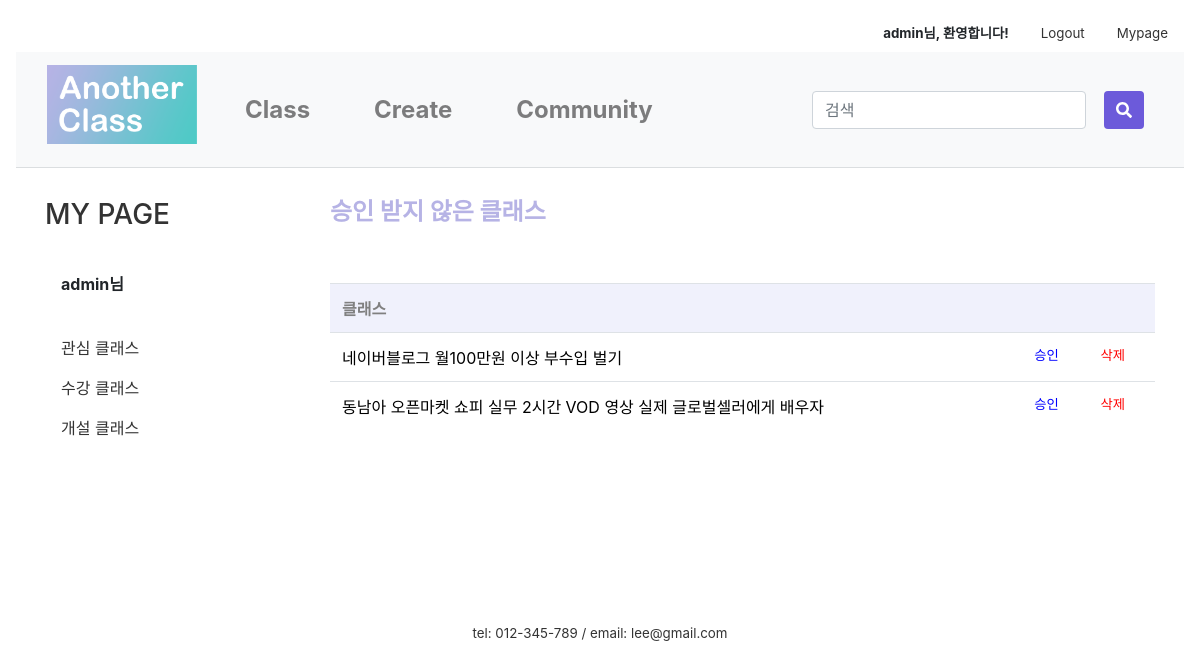
/mypage/permit/ (signed in), run on an earlier commit of the app's database.
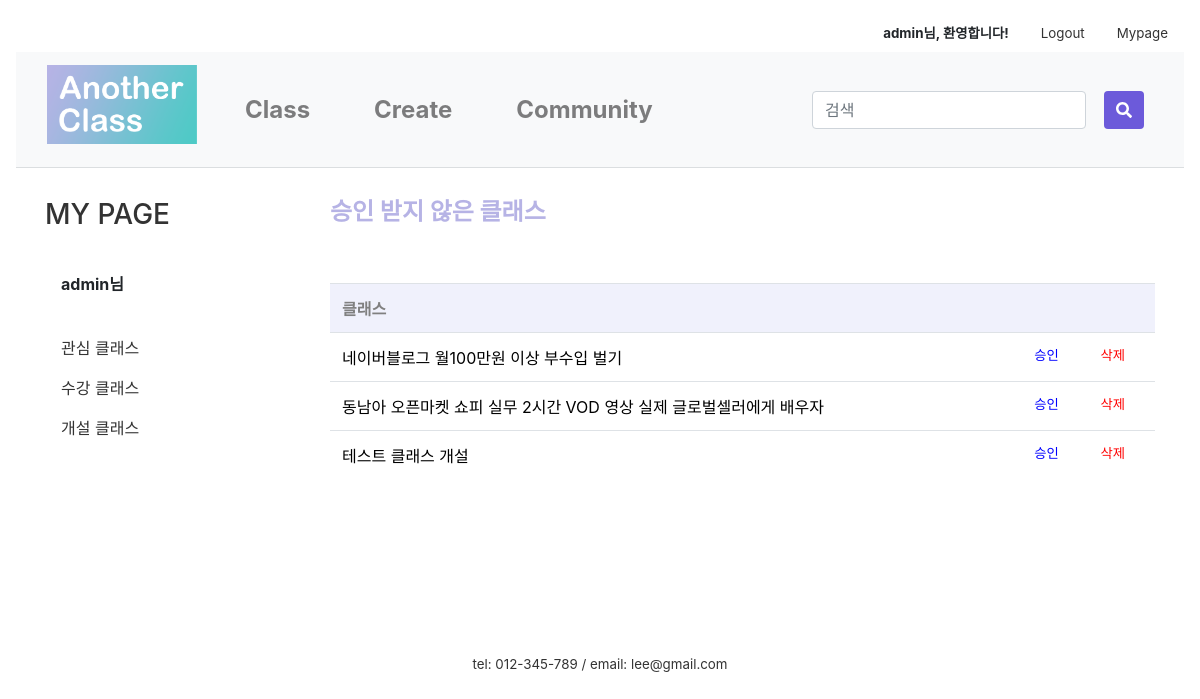
And on a later commit of the database.
### firstApp/models.py (models this page shows, shortened)
class Class(models.Model):
    author = models.ForeignKey(settings.AUTH_USER_MODEL, on_delete=models.CASCADE, default=1)
    title = models.CharField(max_length=50)
    tutor = models.CharField(max_length=10)
    tutor_photo = ProcessedImageField(upload_to="tutor", processors=[ResizeToFill(300,300)], default='')
    tutor_insta = models.CharField(null=True, blank=True, max_length=50, default='')
    tutor_blog = models.CharField(null=True, blank=True, max_length=50, default='')
    tutor_youtube = models.CharField(null=True, blank=True, max_length=50, default='')
    category = models.ForeignKey('firstApp.Category', on_delete=models.CASCADE, default=1, related_name='category')
    area = models.ForeignKey('firstApp.Area', on_delete=models.CASCADE, default=1)
    photo = ProcessedImageField(upload_to="class", processors=[ResizeToFill(600,450)], default='')
    body = RichTextUploadingField(default='')
    tutor_body = RichTextUploadingField(default='')
    price = models.CharField(max_length=10)
    time = models.CharField(max_length=5)
    level = models.ForeignKey('firstApp.Level', on_delete=models.CASCADE, default=1, related_name='level')
    mode = models.ForeignKey('firstApp.Mode', on_delete=models.CASCADE, default=1, related_name='mode')
    in_min = models.PositiveIntegerField(null=True, blank=True, default='1')
    in_max = models.PositiveIntegerField(null=True, blank=True, default='1')
    like_user = models.ManyToManyField(settings.AUTH_USER_MODEL, blank=True, related_name='like_class')
    like_count = models.PositiveIntegerField(default=0)
    on_sale = models.BooleanField(null=True, default=False)
    sale_price = models.CharField(null=True, blank=True, max_length=10)
    on_permission = models.BooleanField(null=True, default=False)
    class Meta:
        permissions = [
            ('can_permit', 'Can permit')
        ]

### firstApp/views.py (the view)
# urls.py: path('mypage/permit/', views.permit, name='permit'),
@login_required(login_url='/login/')
@permission_required('firstApp.can_permit')
def permit(request):
    classs = Class.objects.filter(on_permission=False)
    return render(request, 'firstApp/permit_admin.html', {'classs':classs})

### firstApp/templates/firstApp/permit_admin.html (shortened to what this page needs)
{% extends 'firstApp/base.html' %}
{% load static %}
{% block content %}
{% if user.is_active %}
<link rel="stylesheet" href="{% static 'css/community.css' %}">
<link href="{% static 'css/apply_detail.css' %}" rel="stylesheet">
    <div class="container">
      <div class="row">
        <div class="col-sm-3">
          <div class="left-sidebar">
            <ul>
              <li>
								<a class= "nounderline" href="{% url 'mypage' %}"><h3>MY PAGE</h3></a>
							</li><br>
							<li data-toggle="tab">
								<a class="nav-link"><strong>{{user.username}}님</strong></a>
									<br>
									<li class="nav-item">
										<a class="nav-link" href="/mypage/mylike">관심 클래스</a>
									</li>
									<li class="nav-item">
									  <a class="nav-link" href="/mypage/myApply">수강 클래스</a>
									</li>
									<li class="nav-item">
									  <a class="nav-link" href="/mypage/myClass">개설 클래스</a>
									</li>
							</li>
						</ul>
          </div>
        </div>
          <div class="col-sm-9">
            <h4 class="my_page_title" style="font-weight:bold; color:#B6B3E5;">승인 받지 않은 클래스</h4><br><br>
            <table class="table">
              <tr>
                <th colspan="6">클래스</th>
              </tr>
              {% for class in classs %}
              <tr>
                <td>
                    <a colspan="6" class="a_underline" href="{% url 'product' class.id %}">{{ class.title }}</a>
                </td>
                  <td class="lighter"><a class="abc" style="color:blue;" onclick="return confirm('클래스를 승인하시겠습니까?')" href="{% url 'class_permit' class.id %}">승인</a></td>
                  <td class="lighter"><a class="abc" style="color:red;" onclick="return confirm('삭제한 클래스는 복구할 수 없습니다.\n정말 삭제하시겠습니까?')" href="{% url 'product_remove' class.id %}">삭제</a></td>
              </tr>
              {% endfor %}
            </table>
          </div>
      </div>
    </div>
{% else %}
<script type="text/javascript">
    alert('잘못된 접근입니다. \n로그인을 해주세요.')
    window.location.href = '/login';
  </script>
{% endif %}
{% endblock content %}

What changed in the data, as far as the page shows it:
added Class: title "테스트 클래스 개설"
